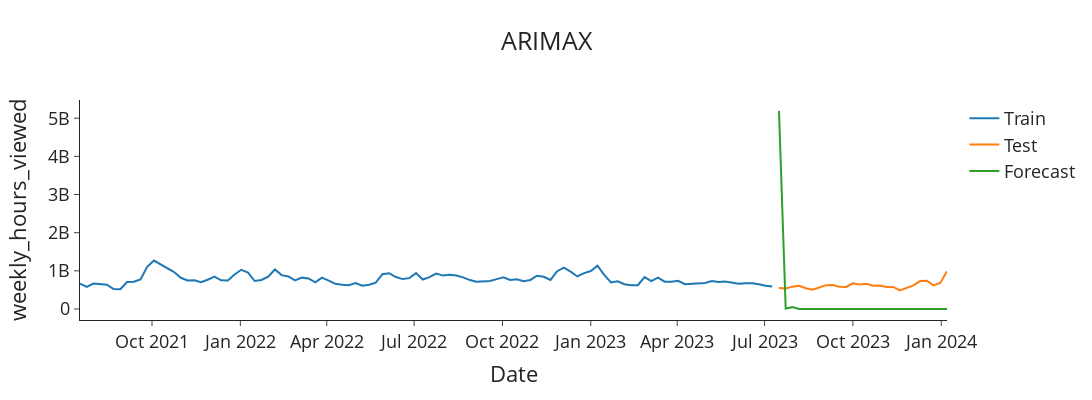

This figure's notebook cell:
### Code cell
# Plot the forecasts
plot_forecasts(forecasts, 'ARIMAX')
